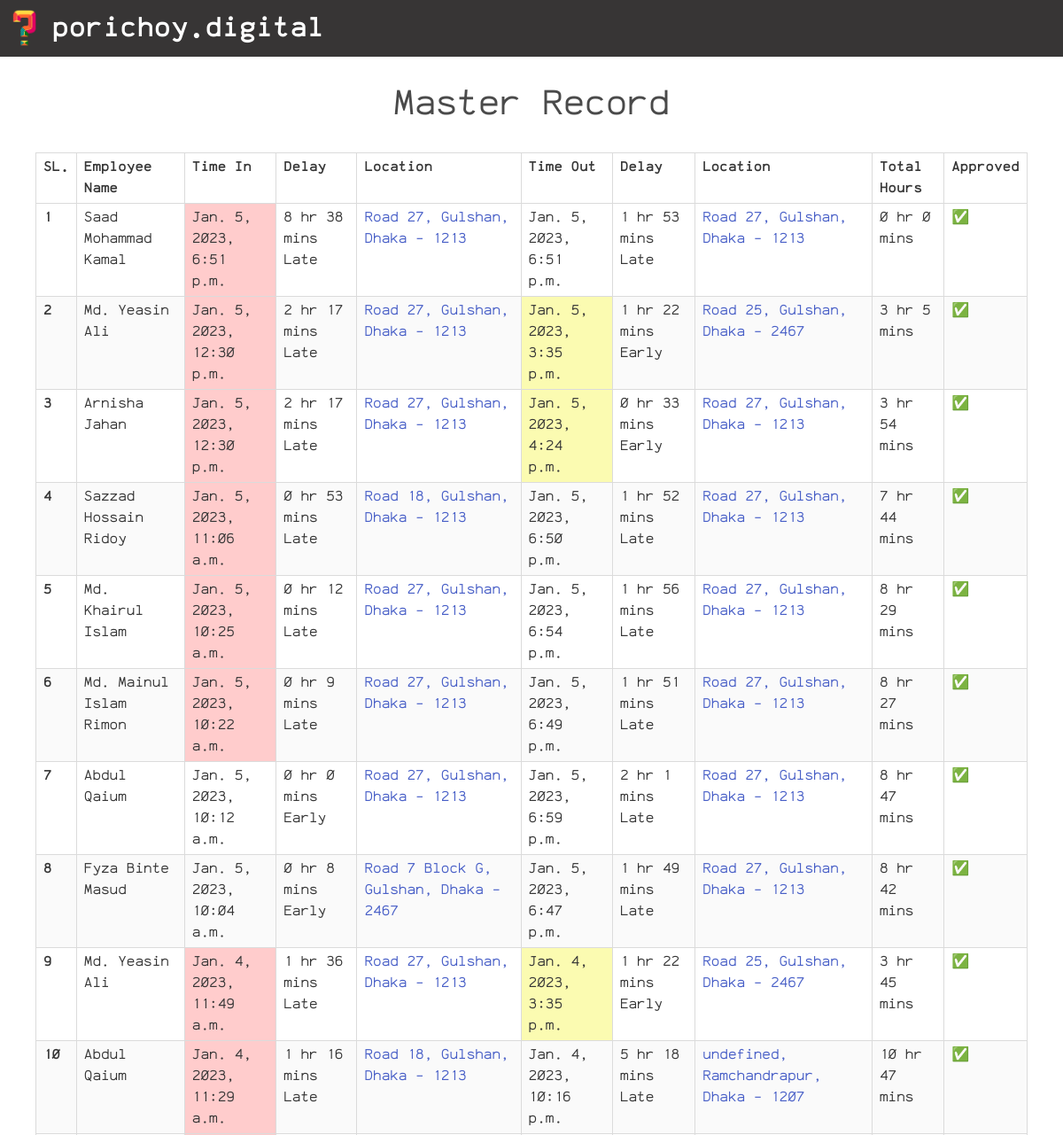
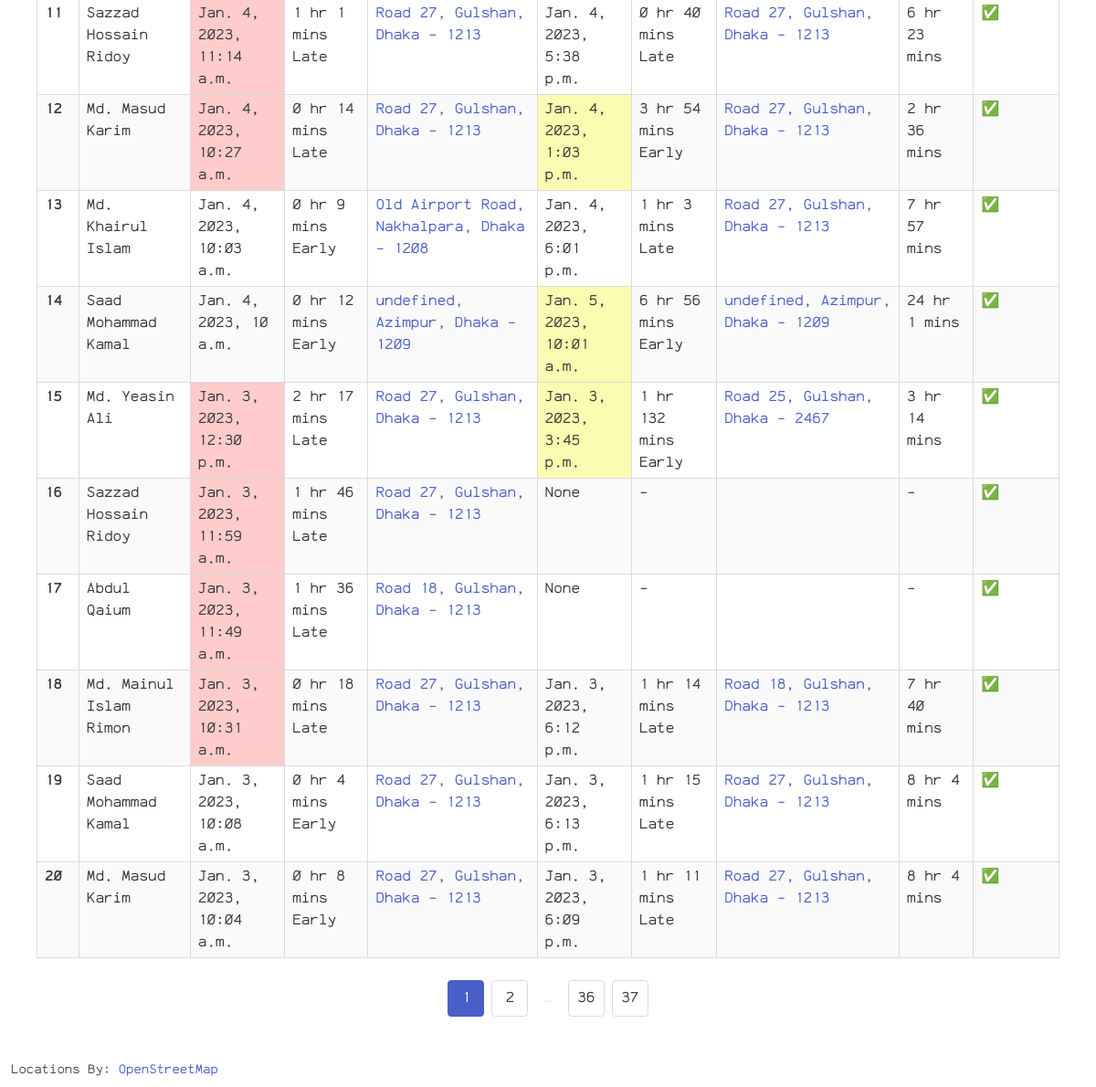
Before: /dashboard-master/ (signed in) with the older database file (2 pictures, top to bottom).
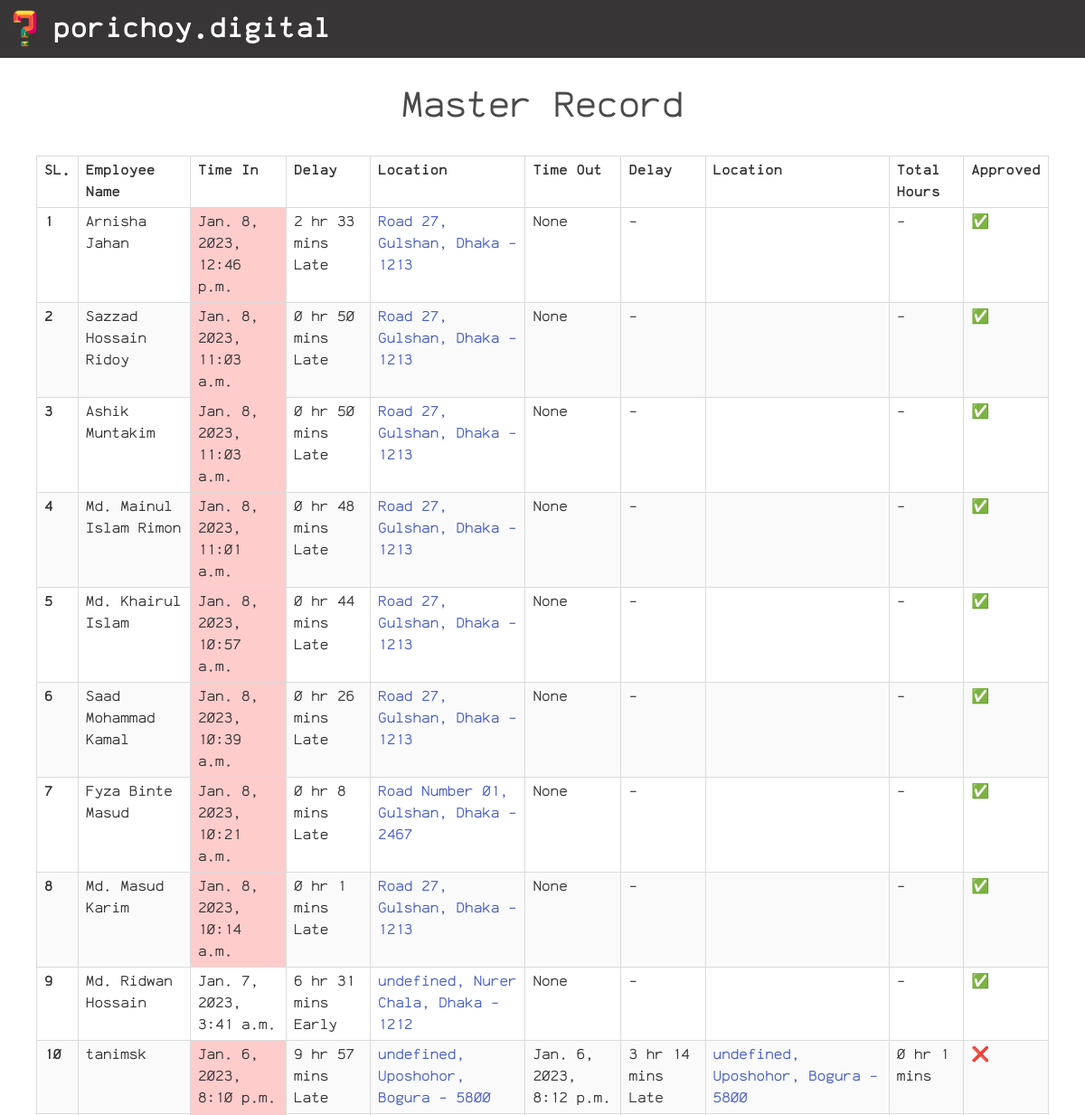
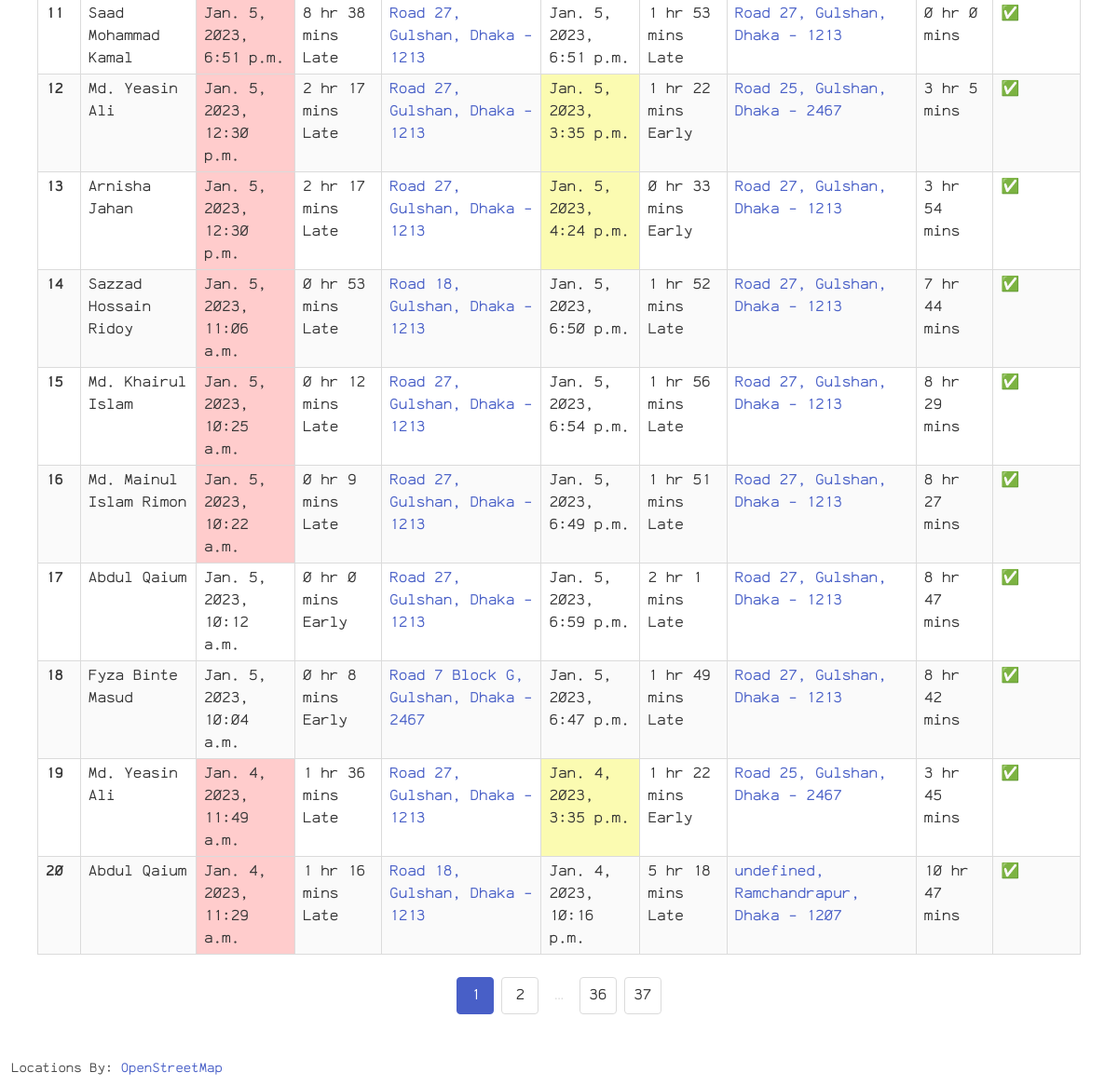
After: the same page with the newer database file (2 pictures, top to bottom).
### main/models.py (models this page shows)
class Log(models.Model):
    name = models.CharField(max_length=60, default='Not Given')
    time_in = models.DateTimeField(null=True, blank=True)
    late_join = models.BooleanField(default=False, null=True, blank=True)
    location_in = models.CharField(max_length=500, null=True, blank=True)
    location_in_url = models.CharField(max_length=500, null=True, blank=True)
    delay_in = models.CharField(max_length=50, default='-', null=True)
    time_out = models.DateTimeField(null=True, blank=True)
    late_leave = models.BooleanField(default=False, null=True, blank=True)
    location_out = models.CharField(max_length=500, null=True, blank=True)
    location_out_url = models.CharField(max_length=500, null=True, blank=True)
    delay_out = models.CharField(max_length=50, default='-', null=True)
    total_hours = models.CharField(max_length=50, default='-', null=True)
    approved = models.BooleanField(default=True, blank=True)
    user = models.ForeignKey(RegisteredUser, on_delete=models.CASCADE, related_name='user_logs')

### dashboard/views.py (the view)
# urls.py: path('dashboard-master/', dashboard_view.dashboard_master, name='dashboard-master'),
@login_required(login_url='login')
def dashboard_master(req, page_no=1):
    user_logs = Log.objects.all().order_by('-id')
    paginator = Paginator(user_logs, 20)
    data_per_page = paginator.get_page(page_no)
    paginator_list = list(
        paginator.get_elided_page_range(page_no, on_each_side=1)
    )
    return render(req, 'dashboard/records.html', {
        'logs': data_per_page,
        'paginator_list': paginator_list,
        'heading': "Master Record",
        'master': True
    })

### templates/dashboard/records.html (shortened to what this page needs)
{% extends "base.html" %} {% load static %}
{% block title %}Dashboard{% endblock title %} {% block content %}
<div class="has-text-centered is-size-2 mt-5">
    {{ heading }}
</div>
{% if logs %}
<div class="fieldCont">
    <div class="table-container table is-bordered is-striped is-narrow is-hoverable is-fullwidth">
        <table class="table">
            <thead>
                <tr>
                    <th>SL.</th>
                    <th>Employee Name</th>
                    <th>Time In</th>
                    <th>Delay</th>
                    <th>Location</th>
                    <th>Time Out</th>
                    <th>Delay</th>
                    <th>Location</th>
                    <th>Total Hours</th>
                    {% if master %}
                    <th>Approved</th>
                    {% endif %}
                </tr>
            </thead>
            <tbody>
                {% for log in logs %}
                <tr>
                    <th>{{ forloop.counter0|add:logs.start_index}}</th>
                    <td>{{ log.name }}</td>
                    <td {% if log.late_join %} class="redDiv" {% endif %}>{{ log.time_in }}</td>
                    <td>{{ log.delay_in }}</td>
                    <td>
                        {% if not log.location_in is None %}
                        <a href="{{ log.location_in_url }}" target="_blank">
                            {{ log.location_in }}
                        </a>
                        {% endif %}
                    </td>
                    <td {% if not log.late_leave and not log.time_out is None %} class="yellowDiv" {% endif %}>
                        {{ log.time_out }}
                    </td>
                    <td>{{ log.delay_out }}</td>
                    <td>
                        {% if not log.location_out is None %}
                        <a href="{{ log.location_out_url }}" target="_blank">
                            {{ log.location_out }}
                        </a>
                        {% endif %}
                    </td>
                    <td>{{ log.total_hours }}</td>
                    {% if master %}
                    <th>{% if log.approved %} ✅ {% else %} ❌ {% endif %}</th>
                    {% endif %}
                </tr>
                {% endfor %}
            </tbody>
        </table>
    </div>
</div>
<div class="container">
    <nav class="pagination is-centered m-5" role="navigation" aria-label="pagination">
        <ul class="pagination-list">
            {% for page_num in paginator_list %}
            {% if page_num == logs.paginator.ELLIPSIS %}
            <li><span class="pagination-ellipsis">&hellip;</span></li>
            {% else %}
            <li><a class="pagination-link {% if logs.number == page_num %} is-current {% endif %}" href="{{page_num}}">
                    {{page_num}}
                </a></li>
            {% endif %}
            {% endfor %}
        </ul>
    </nav>
</div>
{% else %}
<div class="fieldCont has-text-centered mt-5">
    <span class="m-5 is-size-2">No data available</span>
</div>
{% endif %}
<small class="mx-3 mt-5 mb-2 mapAttr">
    Locations By: <a href="https://wiki.osmfoundation.org/wiki/Main_Page" target="_blank">OpenStreetMap</a>
</small>
{% endblock %}

Changed rows visible on the page:
no longer on this page (row unchanged): Log: name "Sazzad Hossain Ridoy", time_in "Jan. 4, 2023, 11:14 a.m.", delay_in "1 hr 1 mins Late", location_in "Road 27, Gulshan, Dhaka - 1213", time_out "Jan. 4, 2023, 5:38 p.m.", delay_out "0 hr 40 mins Late", location_out "Road 27, Gulshan, Dhaka - 1213", total_hours "6 hr 23 mins"
no longer on this page (row unchanged): Log: name "Md. Masud Karim", time_in "Jan. 4, 2023, 10:27 a.m.", delay_in "0 hr 14 mins Late", location_in "Road 27, Gulshan, Dhaka - 1213", time_out "Jan. 4, 2023, 1:03 p.m.", delay_out "3 hr 54 mins Early", location_out "Road 27, Gulshan, Dhaka - 1213", total_hours "2 hr 36 mins"
no longer on this page (row unchanged): Log: name "Md. Khairul Islam", time_in "Jan. 4, 2023, 10:03 a.m.", delay_in "0 hr 9 mins Early", location_in "Old Airport Road, Nakhalpara, Dhaka - 1208", time_out "Jan. 4, 2023, 6:01 p.m.", delay_out "1 hr 3 mins Late", location_out "Road 27, Gulshan, Dhaka - 1213", total_hours "7 hr 57 mins", late_join False (drawn)
no longer on this page (row unchanged): Log: name "Saad Mohammad Kamal", time_in "Jan. 4, 2023, 10 a.m.", delay_in "0 hr 12 mins Early", location_in "undefined, Azimpur, Dhaka - 1209", time_out "Jan. 5, 2023, 10:01 a.m.", delay_out "6 hr 56 mins Early", location_out "undefined, Azimpur, Dhaka - 1209", total_hours "24 hr 1 mins", late_join False (drawn)
no longer on this page (row unchanged): Log: name "Md. Yeasin Ali", time_in "Jan. 3, 2023, 12:30 p.m.", delay_in "2 hr 17 mins Late", location_in "Road 27, Gulshan, Dhaka - 1213", time_out "Jan. 3, 2023, 3:45 p.m.", delay_out "1 hr 132 mins Early", location_out "Road 25, Gulshan, Dhaka - 2467", total_hours "3 hr 14 mins"
no longer on this page (row unchanged): Log: name "Sazzad Hossain Ridoy", time_in "Jan. 3, 2023, 11:59 a.m.", delay_in "1 hr 46 mins Late", location_in "Road 27, Gulshan, Dhaka - 1213", time_out "None", delay_out "-", total_hours "-"
no longer on this page (row unchanged): Log: name "Abdul Qaium", time_in "Jan. 3, 2023, 11:49 a.m.", delay_in "1 hr 36 mins Late", location_in "Road 18, Gulshan, Dhaka - 1213", time_out "None", delay_out "-", total_hours "-"
no longer on this page (row unchanged): Log: name "Md. Mainul Islam Rimon", time_in "Jan. 3, 2023, 10:31 a.m.", delay_in "0 hr 18 mins Late", location_in "Road 27, Gulshan, Dhaka - 1213", time_out "Jan. 3, 2023, 6:12 p.m.", delay_out "1 hr 14 mins Late", location_out "Road 18, Gulshan, Dhaka - 1213", total_hours "7 hr 40 mins"
no longer on this page (row unchanged): Log: name "Saad Mohammad Kamal", time_in "Jan. 3, 2023, 10:08 a.m.", delay_in "0 hr 4 mins Early", location_in "Road 27, Gulshan, Dhaka - 1213", time_out "Jan. 3, 2023, 6:13 p.m.", delay_out "1 hr 15 mins Late", location_out "Road 27, Gulshan, Dhaka - 1213", total_hours "8 hr 4 mins", late_join False (drawn)
no longer on this page (row unchanged): Log: name "Md. Masud Karim", time_in "Jan. 3, 2023, 10:04 a.m.", delay_in "0 hr 8 mins Early", location_in "Road 27, Gulshan, Dhaka - 1213", time_out "Jan. 3, 2023, 6:09 p.m.", delay_out "1 hr 11 mins Late", location_out "Road 27, Gulshan, Dhaka - 1213", total_hours "8 hr 4 mins", late_join False (drawn)
added Log: name "Arnisha Jahan", time_in "Jan. 8, 2023, 12:46 p.m.", delay_in "2 hr 33 mins Late", location_in "Road 27, Gulshan, Dhaka - 1213", time_out "None", delay_out "-", total_hours "-"
added Log: name "Sazzad Hossain Ridoy", time_in "Jan. 8, 2023, 11:03 a.m.", delay_in "0 hr 50 mins Late", location_in "Road 27, Gulshan, Dhaka - 1213", time_out "None", delay_out "-", total_hours "-"
added Log: name "Ashik Muntakim", time_in "Jan. 8, 2023, 11:03 a.m.", delay_in "0 hr 50 mins Late", location_in "Road 27, Gulshan, Dhaka - 1213", time_out "None", delay_out "-", total_hours "-"
added Log: name "Md. Mainul Islam Rimon", time_in "Jan. 8, 2023, 11:01 a.m.", delay_in "0 hr 48 mins Late", location_in "Road 27, Gulshan, Dhaka - 1213", time_out "None", delay_out "-", total_hours "-"
added Log: name "Md. Khairul Islam", time_in "Jan. 8, 2023, 10:57 a.m.", delay_in "0 hr 44 mins Late", location_in "Road 27, Gulshan, Dhaka - 1213", time_out "None", delay_out "-", total_hours "-"
added Log: name "Saad Mohammad Kamal", time_in "Jan. 8, 2023, 10:39 a.m.", delay_in "0 hr 26 mins Late", location_in "Road 27, Gulshan, Dhaka - 1213", time_out "None", delay_out "-", total_hours "-"
added Log: name "Fyza Binte Masud", time_in "Jan. 8, 2023, 10:21 a.m.", delay_in "0 hr 8 mins Late", location_in "Road Number 01, Gulshan, Dhaka - 2467", time_out "None", delay_out "-", total_hours "-"
added Log: name "Md. Masud Karim", time_in "Jan. 8, 2023, 10:14 a.m.", delay_in "0 hr 1 mins Late", location_in "Road 27, Gulshan, Dhaka - 1213", time_out "None", delay_out "-", total_hours "-"
added Log: name "Md. Ridwan Hossain", time_in "Jan. 7, 2023, 3:41 a.m.", delay_in "6 hr 31 mins Early", location_in "undefined, Nurer Chala, Dhaka - 1212", time_out "None", delay_out "-", total_hours "-", late_join False (drawn)
added Log: name "tanimsk", time_in "Jan. 6, 2023, 8:10 p.m.", delay_in "9 hr 57 mins Late", location_in "undefined, Uposhohor, Bogura - 5800", time_out "Jan. 6, 2023, 8:12 p.m.", delay_out "3 hr 14 mins Late", location_out "undefined, Uposhohor, Bogura - 5800", total_hours "0 hr 1 mins"
